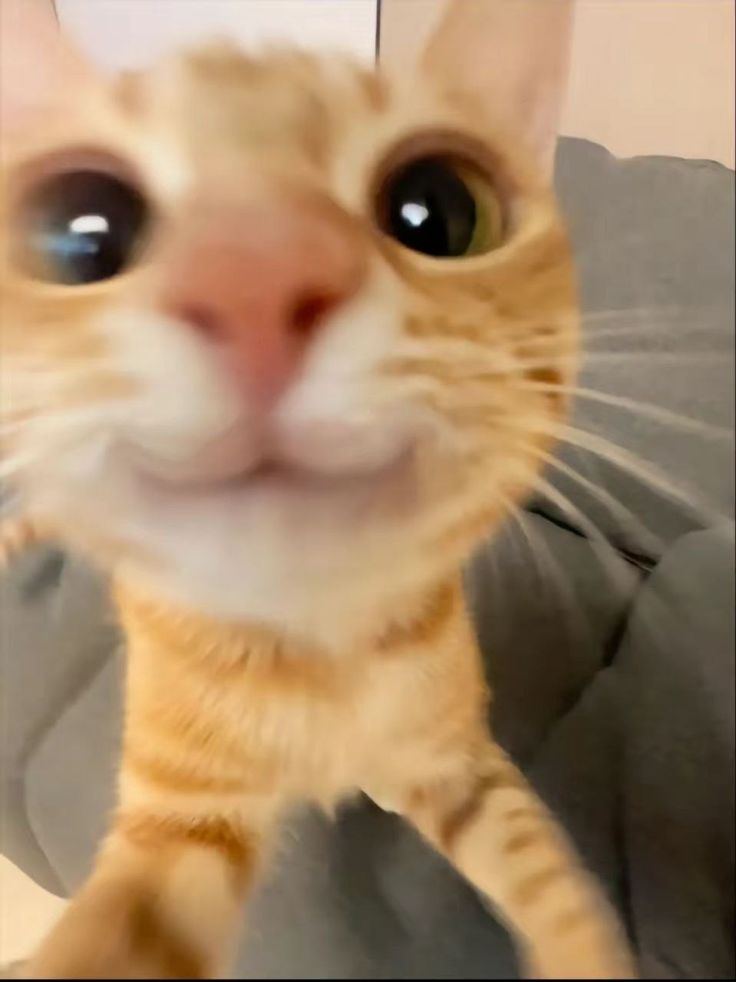
#> input picture Level3/myo.png, 736 x 982 px
$ jupyter execute Day6_Pillow.ipynb
#> lines starting #> are read from the running program, lines starting #| are printed output that depends on the picture
[cell 1]
import PIL
PIL.__version__

[cell 2]
from PIL import Image
img = Image.open("myo.png")
#> img is the input picture: PIL image 736x982 RGB; mean R, G, B 164.8, 135.6, 104.2

[cell 3]
img.show() # img.
display(img)

img.size
img.info
img.width, img.height
# img = img.crop((400,100,900,400))
img.rotate(45, expand=True, fillcolor="white")
img.transpose(method=2)
img.convert('L')
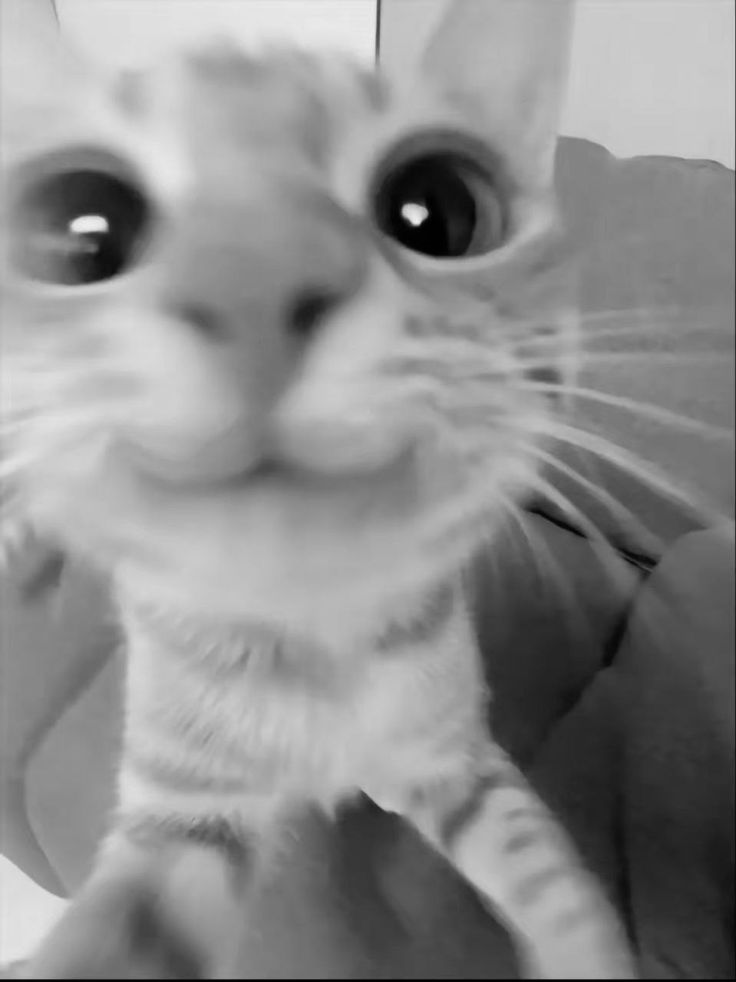
#> Out: PIL image 736x982 L; min 0, max 241, mean 140.7

[cell 4]
import numpy as np

img_arr = np.array(img)
img_inverted = np.array([255 - i for i in img_arr])
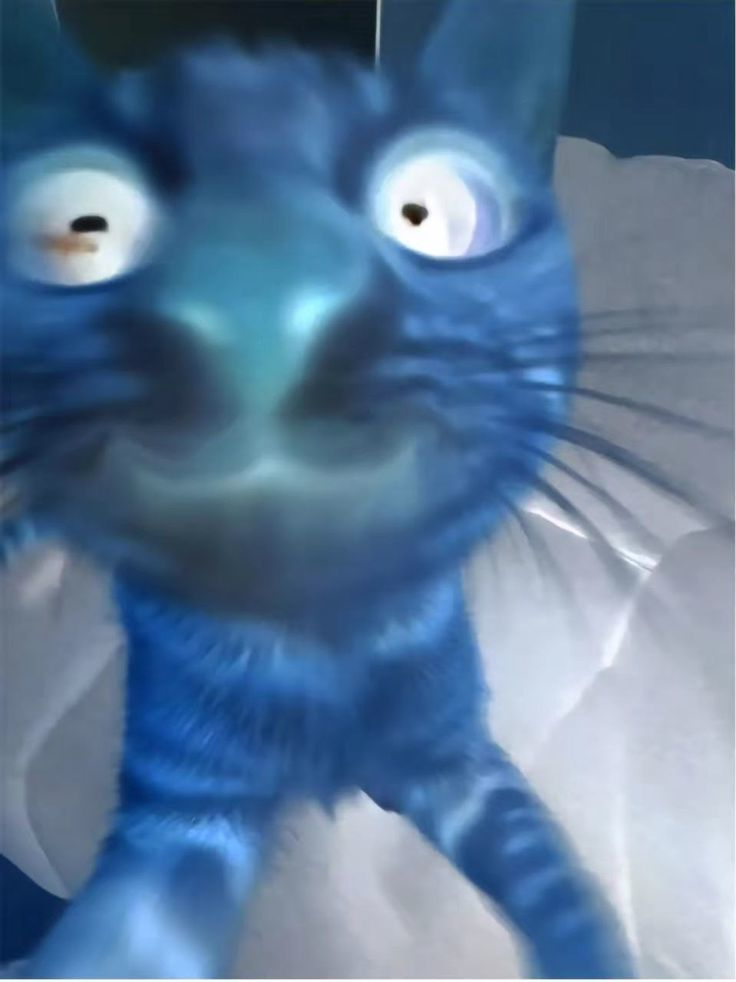
#> img_inverted: shape (982, 736, 3); mean R, G, B 90.2, 119.4, 150.8
img_arr
img_inverted
Image.fromarray(img_inverted)

[cell 5]
img_arr_brighter = img_arr + 10
Image.fromarray(img_arr_brighter)

[cell 6]
from PIL import ImageEnhance
enhancer = ImageEnhance.Brightness(img)
brighter_img = enhancer.enhance(0.5)
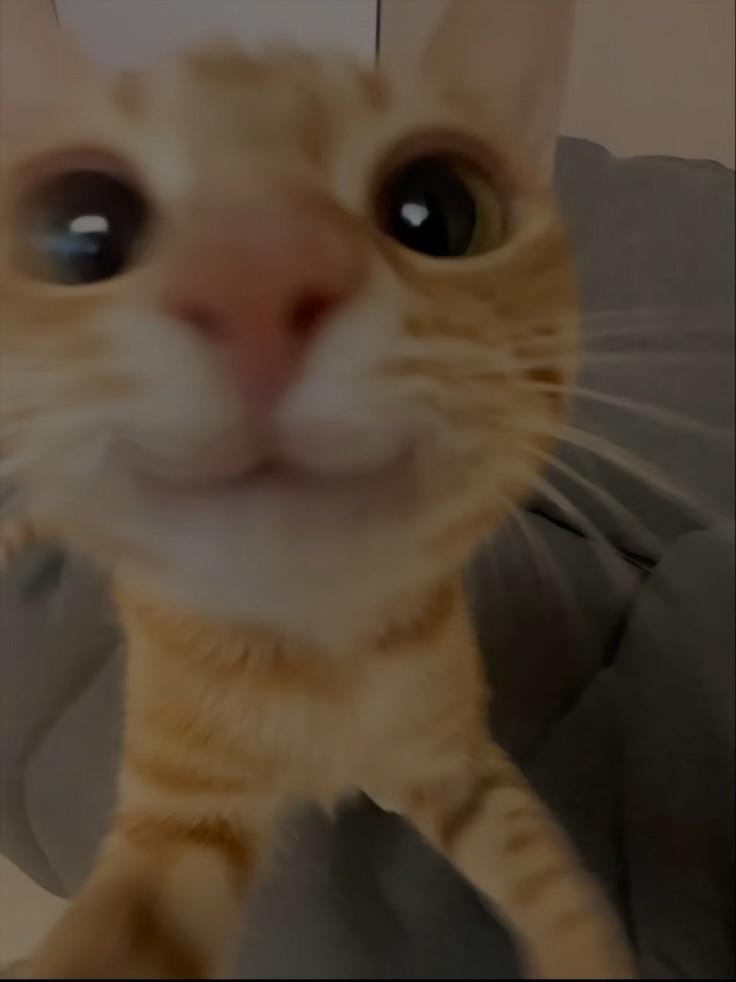
#> brighter_img: PIL image 736x982 RGB; mean R, G, B 82.2, 67.5, 51.9
brighter_img
# brighter_img.save("myo2.png")
